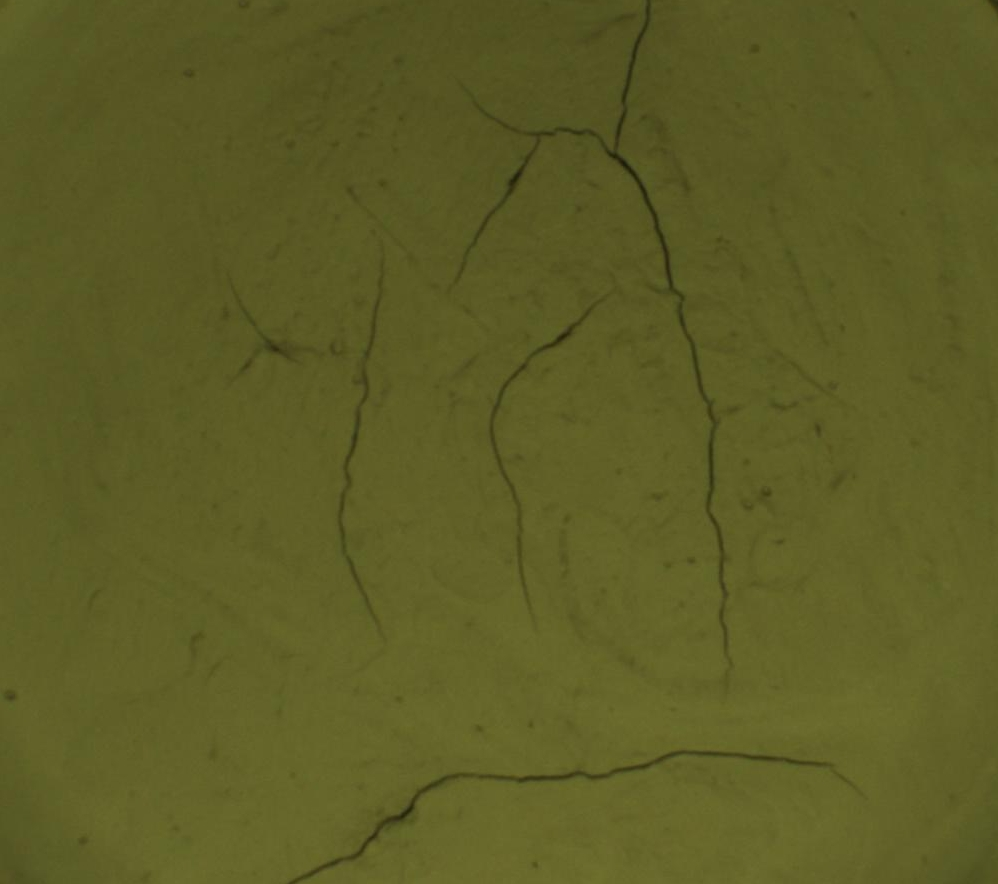
#> input picture Examples/1.jpeg, 998 x 884 px
$ python -i image_processing.py   (imports and definitions only)   (older library calls are emulated)
#> lines starting #> are read from the running program, lines starting #| are printed output that depends on the picture
import cv2
import numpy as np
from skimage.filters import threshold_sauvola, threshold_niblack
from skimage.morphology import skeletonize
from skimage.measure import label as sk_label


def apply_binarization(gray_img, method, v1, v2):
    """Apply binarization to a grayscale image using the specified method.

    Args:
        gray_img: Grayscale uint8 image.
        method: Binarization method string. One of: "Global", "Otsu", "Triangle",
                "Sauvola", "Niblack", "Adaptive Mean", "Adaptive Gaussian".
        v1: Window size (odd, >= 3) or threshold value for Global method.
        v2: k parameter (used by Sauvola, Niblack, Adaptive methods).

    Returns:
        Binary uint8 image (255 for foreground/crack pixels).
    """
    if gray_img is None:
        raise ValueError("gray_img is None")

    v1 = int(v1)
    if v1 < 3:
        v1 = 3
    if v1 % 2 == 0:
        v1 += 1
    v2 = float(v2)

    if "Global" in method:
        _, binary = cv2.threshold(gray_img, v1, 255, cv2.THRESH_BINARY)
    elif "Otsu" in method:
        _, binary = cv2.threshold(gray_img, 0, 255, cv2.THRESH_BINARY + cv2.THRESH_OTSU)
    elif "Triangle" in method:
        _, binary = cv2.threshold(gray_img, 0, 255, cv2.THRESH_BINARY + cv2.THRESH_TRIANGLE)
    elif "Sauvola" in method:
        thresh = threshold_sauvola(gray_img, window_size=v1, k=v2)
        binary = ((gray_img > thresh) * 255).astype(np.uint8)
    elif "Niblack" in method:
        thresh = threshold_niblack(gray_img, window_size=v1, k=v2)
        binary = ((gray_img > thresh) * 255).astype(np.uint8)
    elif "Adaptive Mean" in method:
        binary = cv2.adaptiveThreshold(gray_img, 255, cv2.ADAPTIVE_THRESH_MEAN_C,
                                       cv2.THRESH_BINARY, v1, int(v2))
    elif "Adaptive Gaussian" in method:
        binary = cv2.adaptiveThreshold(gray_img, 255, cv2.ADAPTIVE_THRESH_GAUSSIAN_C,
                                       cv2.THRESH_BINARY, v1, int(v2))
    else:
        raise ValueError(f"Unknown binarization method: {method}")

    # White pixel inversion check: if more than half the image is white,
    # invert so that cracks remain the minority (foreground).
    white_pixels = cv2.countNonZero(binary)
    if white_pixels > binary.size / 2:
        binary = cv2.bitwise_not(binary)

    return binary


# [234 lines left out: functions apply_denoising, get_skeleton, get_distance_map, prune_spurs, detect_junctions, create_circular_mask and 1 more, not called in this run]


def _odd_clamped(value, min_value=15, max_value=75):
    value = int(round(value))
    value = max(min_value, min(max_value, value))
    if value % 2 == 0:
        value += 1
    if value > max_value:
        value -= 2
    return max(min_value, value)


def _as_gray_uint8(gray_img):
    img = np.asarray(gray_img)
    if img.ndim == 3:
        img = np.mean(img[:, :, :3], axis=2)
    if img.dtype != np.uint8:
        img = np.clip(img, 0, 255).astype(np.uint8)
    return img


def _downsample_for_recommendation(gray_img, max_side=768):
    """Return a smaller analysis image plus the scale back to original pixels."""
    img = _as_gray_uint8(gray_img)
    h, w = img.shape[:2]
    longest = max(h, w)
    if longest <= max_side:
        return img, 1.0

    scale = max_side / float(longest)
    new_w = max(1, int(round(w * scale)))
    new_h = max(1, int(round(h * scale)))
    resized = cv2.resize(img, (new_w, new_h), interpolation=cv2.INTER_AREA)
    return resized, 1.0 / scale


def _otsu_separability(gray_img):
    hist = np.bincount(gray_img.ravel(), minlength=256).astype(np.float64)
    total = hist.sum()
    if total <= 0:
        return 0.0

    prob = hist / total
    bins = np.arange(256, dtype=np.float64)
    omega = np.cumsum(prob)
    mu = np.cumsum(prob * bins)
    mu_total = mu[-1]

    denom = omega * (1.0 - omega)
    valid = denom > 1e-12
    if not np.any(valid):
        return 0.0

    between = np.zeros_like(denom)
    between[valid] = ((mu_total * omega[valid] - mu[valid]) ** 2) / denom[valid]
    total_var = float(np.var(gray_img.astype(np.float32)))
    if total_var <= 1e-12:
        return 0.0
    return float(np.max(between) / total_var)


def _estimate_crack_width(img_f):
    """Estimate characteristic crack width from gradient profiles.

    Scans gradient magnitude profiles along horizontal and vertical directions,
    measuring the typical gap between paired rising/falling edges (which bound
    a dark crack on brighter soil). Returns estimated crack width in pixels.
    """
    h, w = img_f.shape[:2]
    gx = cv2.Sobel(img_f, cv2.CV_32F, 1, 0, ksize=3)
    gy = cv2.Sobel(img_f, cv2.CV_32F, 0, 1, ksize=3)
    grad_mag = np.sqrt(gx ** 2 + gy ** 2)

    edge_threshold = np.percentile(grad_mag, 80)
    if edge_threshold < 1.0:
        return 6

    edge_mask = grad_mag > edge_threshold
    widths = []
    step = max(1, min(h, w) // 50)

    for r in range(0, h, step):
        row_edges = np.where(edge_mask[r, :])[0]
        if len(row_edges) >= 2:
            gaps = np.diff(row_edges)
            valid_gaps = gaps[(gaps >= 2) & (gaps <= 60)]
            widths.extend(valid_gaps.tolist())

    for c in range(0, w, step):
        col_edges = np.where(edge_mask[:, c])[0]
        if len(col_edges) >= 2:
            gaps = np.diff(col_edges)
            valid_gaps = gaps[(gaps >= 2) & (gaps <= 60)]
            widths.extend(valid_gaps.tolist())

    if len(widths) < 5:
        return 6
    return float(np.median(widths))


def _compute_noise_level(img_f):
    """Estimate high-frequency noise sigma via median-filter residual."""
    denoised = cv2.medianBlur(img_f.astype(np.uint8), 5).astype(np.float32)
    return float(np.std(img_f - denoised))


def _multi_scale_edge_density(img_f, dynamic_range):
    """Edge density at fine / medium / coarse gradient thresholds."""
    gx = cv2.Sobel(img_f, cv2.CV_32F, 1, 0, ksize=3)
    gy = cv2.Sobel(img_f, cv2.CV_32F, 0, 1, ksize=3)
    grad_mag = np.sqrt(gx ** 2 + gy ** 2)
    norm = grad_mag / max(dynamic_range, 1.0)
    return {
        "fine": float(np.mean(norm > 0.12)),
        "medium": float(np.mean(norm > 0.25)),
        "coarse": float(np.mean(norm > 0.45)),
    }


def _evaluate_candidate(img_f, window, k, method="Sauvola"):
    """No-reference crack detection quality score.

    Uses connected-component analysis to distinguish crack-like structures
    (elongated, connected) from scattered noise (compact, isolated).
    Higher score = cleaner crack detection with less noise.
    """
    img_u8 = img_f.astype(np.uint8)
    try:
        binary = apply_binarization(img_u8, method, window, k)
    except Exception:
        return -1e9

    fg_pixels = cv2.countNonZero(binary)
    fg_ratio = fg_pixels / binary.size

    # Reject extreme cases
    if fg_ratio < 0.0005 or fg_ratio > 0.50:
        return -1e9

    # Connected-component analysis
    n_labels, labels, stats, _ = cv2.connectedComponentsWithStats(
        binary, connectivity=8)

    min_area = 15
    large_components = []
    noise_pixels = 0
    for i in range(1, n_labels):
        area = stats[i, cv2.CC_STAT_AREA]
        if area >= min_area:
            w_cc = stats[i, cv2.CC_STAT_WIDTH]
            h_cc = stats[i, cv2.CC_STAT_HEIGHT]
            aspect = max(w_cc, h_cc) / max(min(w_cc, h_cc), 1)
            large_components.append((area, aspect))
        else:
            noise_pixels += area

    if fg_pixels == 0:
        return -1e9

    noise_ratio = noise_pixels / fg_pixels
    crack_pixel_ratio = 1.0 - noise_ratio

    # Elongation score: crack pixels in elongated components
    if large_components:
        total_large = sum(a for a, _ in large_components)
        weighted_elong = sum(a * min(asp, 20) for a, asp in large_components) / total_large
    else:
        weighted_elong = 0.0

    # Edge alignment
    gx = cv2.Sobel(img_f, cv2.CV_32F, 1, 0, ksize=3)
    gy = cv2.Sobel(img_f, cv2.CV_32F, 0, 1, ksize=3)
    grad_mag = np.sqrt(gx ** 2 + gy ** 2)
    edge_mask = grad_mag > np.percentile(grad_mag, 70)
    edge_coverage = float(np.mean(binary[edge_mask] > 0)) if np.any(edge_mask) else 0.0

    # Composite score: reward crack-like structure, penalize scattered noise
    score = (
        edge_coverage * 4.0
        + crack_pixel_ratio * 5.0
        + min(weighted_elong, 8.0) * 0.5
        - noise_ratio * 6.0
    )
    # Bonus for reasonable fg ratio (1-15% for soil cracks)
    if 0.01 <= fg_ratio <= 0.20:
        score += 2.0
    return score


def _image_traits(gray_img):
    img = _as_gray_uint8(gray_img)
    h, w = img.shape[:2]
    short_side = max(1, min(h, w))
    img_f = img.astype(np.float32)

    std_val = float(np.std(img_f))
    p1, p5, p95, p99 = np.percentile(img_f, [1, 5, 95, 99])
    dynamic_range = float(max(p95 - p5, p99 - p1, std_val * 4.0, 1.0))

    illumination_kernel = _odd_clamped(short_side / 3.0, 31, 151)
    low_freq = cv2.GaussianBlur(img_f, (illumination_kernel, illumination_kernel), 0)
    illumination_score = float(np.std(low_freq) / dynamic_range)

    gx = cv2.Sobel(img_f, cv2.CV_32F, 1, 0, ksize=3)
    gy = cv2.Sobel(img_f, cv2.CV_32F, 0, 1, ksize=3)
    gradient_mag = np.sqrt(gx ** 2 + gy ** 2)
    normalized_grad = gradient_mag / dynamic_range
    edge_density = float(np.mean(normalized_grad > 0.35))
    edge_strength = float(np.mean(normalized_grad))

    local_kernel = np.ones((9, 9), dtype=np.float32) / 81.0
    local_mean = cv2.filter2D(img_f, -1, local_kernel)
    local_sq_mean = cv2.filter2D(img_f ** 2, -1, local_kernel)
    local_var = np.maximum(local_sq_mean - local_mean ** 2, 0)
    texture_score = float(np.mean(np.sqrt(local_var)) / dynamic_range)

    noise_sigma = _compute_noise_level(img_f)
    crack_width_est = _estimate_crack_width(img_f)
    ms_edge = _multi_scale_edge_density(img_f, dynamic_range)

    if dynamic_range < 35 or std_val < 18:
        contrast_level = "low"
    elif dynamic_range < 80 or std_val < 35:
        contrast_level = "medium"
    else:
        contrast_level = "high"

    if illumination_score >= 0.22:
        illumination_level = "high"
    elif illumination_score >= 0.12:
        illumination_level = "moderate"
    else:
        illumination_level = "low"

    if edge_density >= 0.10 or texture_score >= 0.35:
        complexity_level = "high"
    elif edge_density >= 0.04 or texture_score >= 0.20:
        complexity_level = "medium"
    else:
        complexity_level = "low"

    return {
        "image": img,
        "image_f": img_f,
        "height": h,
        "width": w,
        "short_side": short_side,
        "std_dev": std_val,
        "dynamic_range": dynamic_range,
        "contrast_level": contrast_level,
        "illumination_score": illumination_score,
        "illumination_level": illumination_level,
        "edge_density": edge_density,
        "edge_strength": edge_strength,
        "texture_score": texture_score,
        "complexity_level": complexity_level,
        "bimodality_score": _otsu_separability(img),
        "noise_sigma": noise_sigma,
        "crack_width_est": crack_width_est,
        "ms_edge_density": ms_edge,
    }


def recommend_parameters(gray_img):
    """Recommend binarization method, window size, and k parameter.

    The recommendation runs on a downsampled analysis image for speed, then
    maps the selected local window back to original-image pixels. It combines
    image traits with a small no-reference candidate search that rewards
    crack-like connected structures and penalizes scattered noise.
    """
    if gray_img is None or gray_img.size == 0:
        return {
            'method': 'Sauvola', 'window': 25, 'k': 0.20,
            'contrast_level': 'medium', 'illumination_level': 'low',
            'complexity_level': 'medium', 'std_dev': 0.0,
            'dynamic_range': 0.0, 'illumination_score': 0.0,
            'edge_density': 0.0, 'texture_score': 0.0,
            'bimodality_score': 0.0, 'reason': 'empty image fallback',
            'crack_width_est': 0.0, 'noise_sigma': 0.0,
        }

    original_img = _as_gray_uint8(gray_img)
    original_short = max(1, min(original_img.shape[:2]))
    work_img, scale_to_original = _downsample_for_recommendation(original_img)
    traits = _image_traits(work_img)
    img_f = traits["image_f"]
    short_side = traits["short_side"]
    contrast = traits["contrast_level"]
    illumination = traits["illumination_level"]
    complexity = traits["complexity_level"]
    bimodality = traits["bimodality_score"]
    crack_width = traits["crack_width_est"]
    noise_sigma = traits["noise_sigma"]
    ms_edge = traits["ms_edge_density"]

    def safe_window(value, low=11, high=75):
        max_win = max(3, min(high, short_side))
        if max_win % 2 == 0:
            max_win -= 1
        min_win = 3 if max_win < low else low
        return _odd_clamped(value, min_win, max_win)

    def original_window(value):
        max_win = max(3, min(95, original_short))
        if max_win % 2 == 0:
            max_win -= 1
        min_win = 3 if max_win < 15 else 15
        return _odd_clamped(value * scale_to_original, min_win, max_win)

    # Global methods are only preferred when the image is simple enough that
    # local statistics are unlikely to recover additional crack detail.
    if (illumination == "low" and bimodality >= 0.78
            and complexity == "low" and contrast != "low"
            and ms_edge.get("fine", 0) < 0.08):
        reason = "uniform illumination and strong bimodal histogram"
        return {
            'method': "Otsu",
            'window': 25, 'k': 0.0,
            'contrast_level': contrast,
            'illumination_level': illumination,
            'complexity_level': complexity,
            'std_dev': round(traits["std_dev"], 1),
            'dynamic_range': round(traits["dynamic_range"], 1),
            'illumination_score': round(traits["illumination_score"], 3),
            'edge_density': round(traits["edge_density"], 3),
            'texture_score': round(traits["texture_score"], 3),
            'bimodality_score': round(bimodality, 3),
            'crack_width_est': round(crack_width * scale_to_original, 1),
            'noise_sigma': round(noise_sigma, 1),
            'reason': reason,
        }

    if noise_sigma > 15:
        width_mult = 5.0
    elif noise_sigma > 8:
        width_mult = 4.5
    elif noise_sigma > 4:
        width_mult = 4.0
    else:
        width_mult = 3.5

    base_window = int(round(crack_width * width_mult))
    if illumination == "high":
        base_window += 14
    elif illumination == "moderate":
        base_window += 8
    if contrast == "low":
        base_window += 6
    elif contrast == "high":
        base_window -= 4
    if complexity == "high":
        base_window = max(7, base_window - 4)

    window = safe_window(base_window)

    k = 0.20
    if illumination == "high":
        k += 0.06
    elif illumination == "moderate":
        k += 0.03
    if contrast == "low":
        k -= 0.04
    elif contrast == "high":
        k += 0.02
    if noise_sigma > 15:
        k += 0.06
    elif noise_sigma > 8:
        k += 0.03
    elif noise_sigma < 3:
        k -= 0.02
    if complexity == "high":
        k -= 0.04
    elif complexity == "low":
        k += 0.02
    k = min(0.35, max(0.08, k))

    method_candidates = ["Sauvola"]
    if complexity == "high" or contrast == "low":
        method_candidates.append("Niblack")

    best_score = -1e9
    best_method = "Sauvola"
    best_window = window
    best_k = k

    for method in method_candidates:
        base_k = k if "Sauvola" in method else min(0.18, max(0.06, k - 0.08))
        k_low, k_high = ((0.08, 0.35) if "Sauvola" in method else (0.04, 0.22))
        for dw in (-8, -4, 0, 4, 8):
            w_cand = safe_window(window + dw)
            for dk in (-0.04, -0.02, 0.0, 0.02, 0.04):
                k_cand = min(k_high, max(k_low, base_k + dk))
                score = _evaluate_candidate(img_f, w_cand, k_cand, method=method)
                if "Niblack" in method and contrast != "low":
                    score -= 0.5
                if score > best_score:
                    best_score = score
                    best_method = method
                    best_window = w_cand
                    best_k = k_cand

    method = best_method
    window = original_window(best_window)
    k = best_k

    parts = [f"{method} selected by crack-structure score"]
    parts.append(f"crack width ~{crack_width * scale_to_original:.0f}px")
    if illumination == "high":
        parts.append("uneven illumination")
    if noise_sigma > 10:
        parts.append("noise suppression active")
    if complexity == "high":
        parts.append("dense crack network")
    reason = "; ".join(parts)

    return {
        'method': method,
        'window': window,
        'k': round(k, 3),
        'contrast_level': contrast,
        'illumination_level': illumination,
        'complexity_level': complexity,
        'std_dev': round(traits["std_dev"], 1),
        'dynamic_range': round(traits["dynamic_range"], 1),
        'illumination_score': round(traits["illumination_score"], 3),
        'edge_density': round(traits["edge_density"], 3),
        'texture_score': round(traits["texture_score"], 3),
        'bimodality_score': round(bimodality, 3),
        'crack_width_est': round(crack_width * scale_to_original, 1),
        'noise_sigma': round(noise_sigma, 1),
        'reason': reason,
    }

>>> import cv2
>>> picture = cv2.imread('Examples/1.jpeg', cv2.IMREAD_GRAYSCALE)
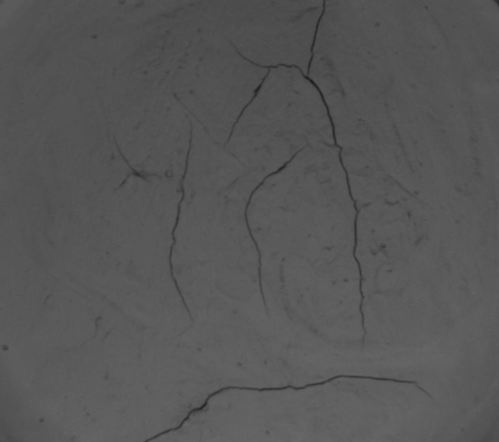
#> picture: shape (884, 998) (shown at 1/2 size); min 25, max 104, mean 86.4
>>> result = recommend_parameters(picture)
#> in recommend_parameters, `work_img, scale_to_original = _downsample_for_recommendation(original_..`: scale_to_original = 1.3
#> in _image_traits, `std_val = float(np.std(img_f))`: std_val = 6.63
#> in _image_traits, `p1, p5, p95, p99 = np.percentile(img_f, [1, 5, 95, 99])`: p1 = 68; p5 = 77; p95 = 96; p99 = 99
#> in _image_traits, `dynamic_range = float(max(p95 - p5, p99 - p1, std_val * 4.0, 1.0))`: dynamic_range = 31
#> in _image_traits, `low_freq = cv2.GaussianBlur(img_f, (illumination_kernel, illumination_..`:
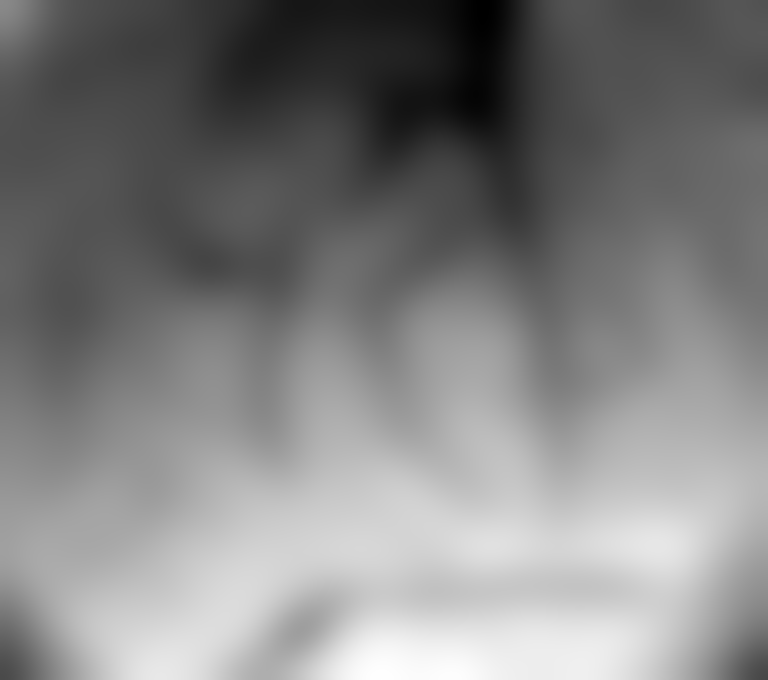
#> low_freq: shape (680, 768) float32; min 74.27, max 98.19, mean 86.4; drawn with min black and max white
#> in _image_traits, `illumination_score = float(np.std(low_freq) / dynamic_range)`: illumination_score = 0.177
#> in _image_traits, `gx = cv2.Sobel(img_f, cv2.CV_32F, 1, 0, ksize=3)`:
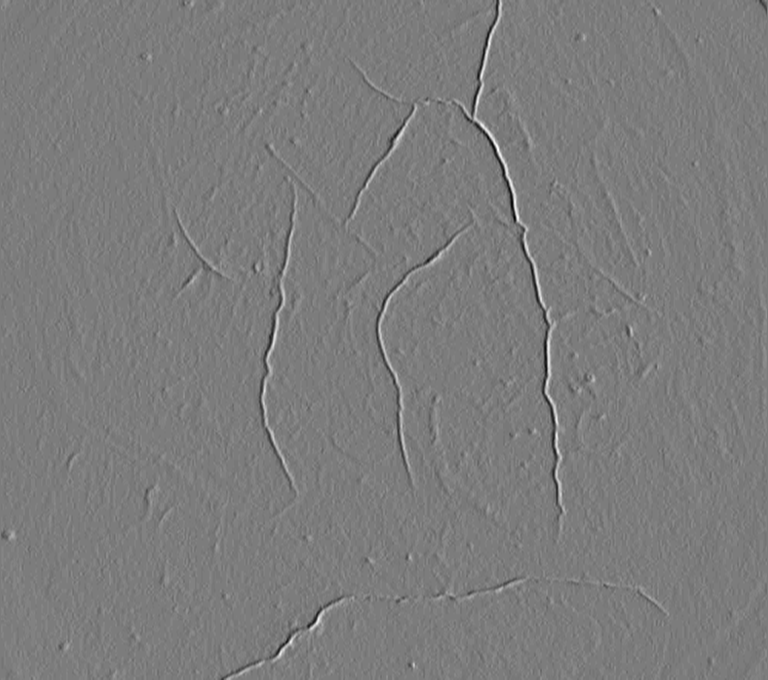
#> gx: shape (680, 768) float32; min -120, max 125, mean 0; drawn with min black and max white
#> in _image_traits, `gy = cv2.Sobel(img_f, cv2.CV_32F, 0, 1, ksize=3)`:
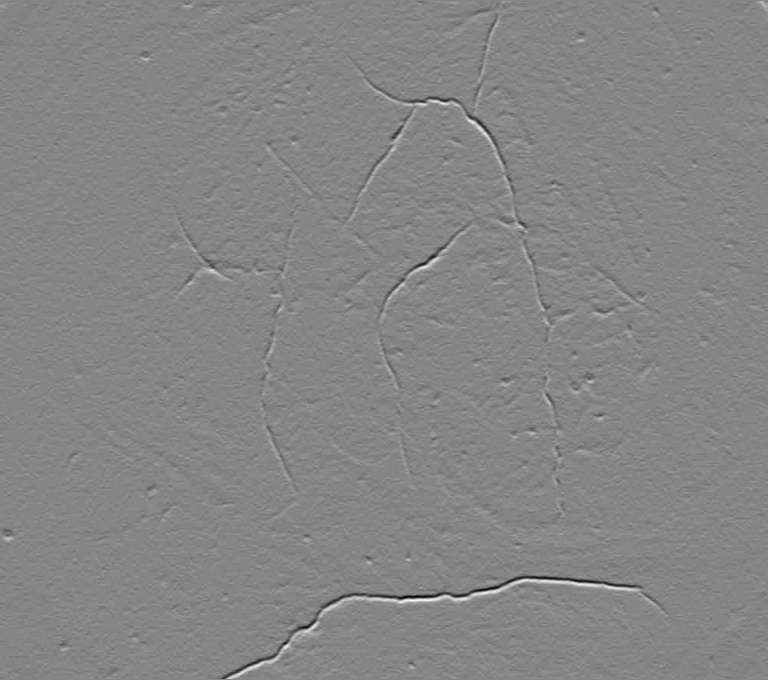
#> gy: shape (680, 768) float32; min -132, max 120, mean 0.2; drawn with min black and max white
#> (the rest of the program and of its run is left out)
